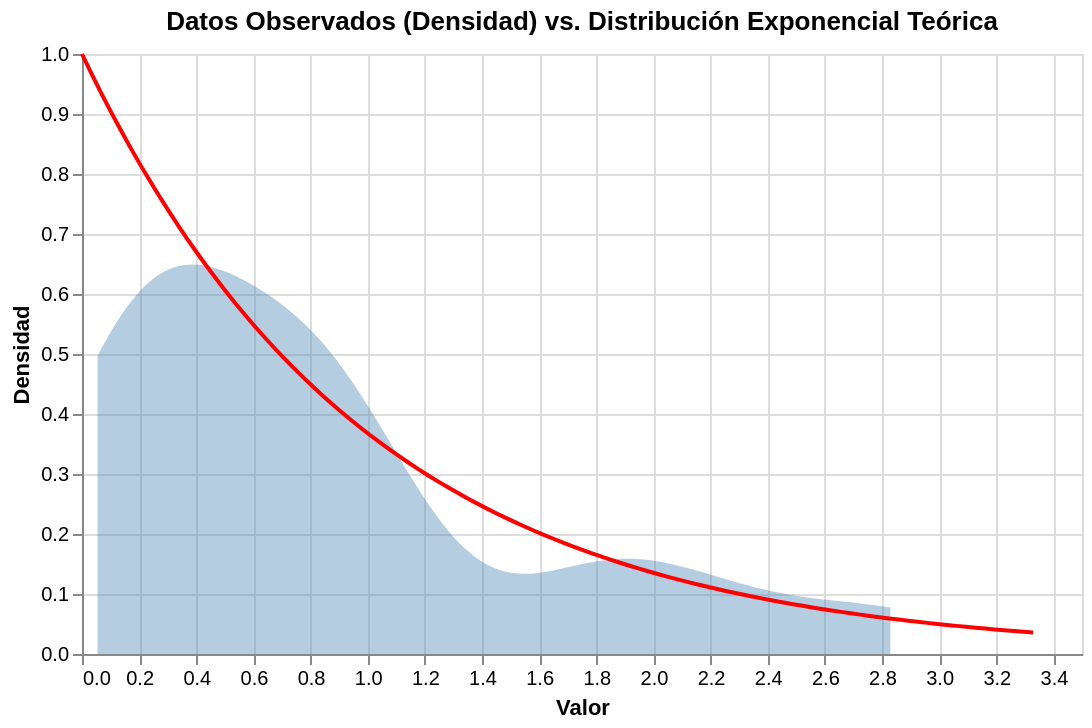

The notebook cell saved with this chart:
### Code cell
import pandas as pd
import altair as alt
import numpy as np

# 1. Preparar los datos observados
df_data = pd.DataFrame({'valores': data})

# 2. Generar los datos para la curva teórica (Distribución Exponencial con escala = 1.0)
x_teorico = np.linspace(0, df_data['valores'].max() + 0.5, 100)
y_teorico = np.exp(-x_teorico)
df_teorico = pd.DataFrame({'x': x_teorico, 'y': y_teorico})

# 3. Crear el histograma / densidad observada utilizando transform_density
hist_densidad = alt.Chart(df_data).transform_density(
    'valores',
    as_=['valores', 'density']
).mark_area(opacity=0.4, color='steelblue').encode(
    alt.X('valores:Q', title='Valor'),
    alt.Y('density:Q', title='Densidad')
)

# 4. Crear la línea para la distribución teórica
linea = alt.Chart(df_teorico).mark_line(color='red', size=2).encode(
    x='x:Q',
    y='y:Q'
)

# 5. Combinar y mostrar la gráfica
grafica = (hist_densidad + linea).properties(
    title='Datos Observados (Densidad) vs. Distribución Exponencial Teórica',
    width=500,
    height=300
)

grafica

### Figure 1 — Vega-Lite specification as saved in the notebook (floating-point values rounded to 4 significant figures)
{"config": {"view": {"continuousWidth": 300, "continuousHeight": 300}}, "layer": [{"data": {"name": "data-769774311d46774fa42556aa05bc4bb4"}, "mark": {"type": "area", "color": "steelblue", "opacity": 0.4}, "encoding": {"x": {"field": "valores", "title": "Valor", "type": "quantitative"}, "y": {"field": "density", "title": "Densidad", "type": "quantitative"}}, "transform": [{"density": "valores", "as": ["valores", "density"]}]}, {"data": {"name": "data-54f5ae6fa48d6416c5c048886eff4ecf"}, "mark": {"type": "line", "color": "red", "size": 2}, "encoding": {"x": {"field": "x", "type": "quantitative"}, "y": {"field": "y", "type": "quantitative"}}}], "height": 300, "title": "Datos Observados (Densidad) vs. Distribución Exponencial Teórica", "width": 500, "$schema": "https://vega.github.io/schema/vega-lite/v5.20.1.json", "datasets": {"data-769774311d46774fa42556aa05bc4bb4": [{"valores": 0.494}, {"valores": 0.9125}, {"valores": 0.738}, {"valores": 1.856}, {"valores": 0.05425}, {"valores": 2.266}, {"valores": 0.9546}, {"valores": 0.8087}, {"valores": 0.2091}, {"valores": 0.09112}, {"valores": 0.5304}, {"valores": 0.2439}, {"valores": 0.4073}, {"valores": 2.829}, {"valores": 0.2698}, {"valores": 0.9752}, {"valores": 0.2472}, {"valores": 0.866}, {"valores": 0.102}, {"valores": 1.785}], "data-54f5ae6fa48d6416c5c048886eff4ecf": [{"x": 0.0, "y": 1.0}, {"x": 0.03363, "y": 0.9669}, {"x": 0.06726, "y": 0.935}, {"x": 0.1009, "y": 0.904}, {"x": 0.1345, "y": 0.8741}, {"x": 0.1681, "y": 0.8452}, {"x": 0.2018, "y": 0.8173}, {"x": 0.2354, "y": 0.7903}, {"x": 0.269, "y": 0.7641}, {"x": 0.3027, "y": 0.7389}, {"x": 0.3363, "y": 0.7144}, {"x": 0.3699, "y": 0.6908}, {"x": 0.4035, "y": 0.668}, {"x": 0.4372, "y": 0.6459}, {"x": 0.4708, "y": 0.6245}, {"x": 0.5044, "y": 0.6039}, {"x": 0.538, "y": 0.5839}, {"x": 0.5717, "y": 0.5646}, {"x": 0.6053, "y": 0.5459}, {"x": 0.6389, "y": 0.5279}, {"x": 0.6726, "y": 0.5104}, {"x": 0.7062, "y": 0.4935}, {"x": 0.7398, "y": 0.4772}, {"x": 0.7734, "y": 0.4614}, {"x": 0.8071, "y": 0.4462}, {"x": 0.8407, "y": 0.4314}, {"x": 0.8743, "y": 0.4171}, {"x": 0.908, "y": 0.4033}, {"x": 0.9416, "y": 0.39}, {"x": 0.9752, "y": 0.3771}, {"x": 1.009, "y": 0.3646}, {"x": 1.042, "y": 0.3526}, {"x": 1.076, "y": 0.3409}, {"x": 1.11, "y": 0.3296}, {"x": 1.143, "y": 0.3187}, {"x": 1.177, "y": 0.3082}, {"x": 1.211, "y": 0.298}, {"x": 1.244, "y": 0.2882}, {"x": 1.278, "y": 0.2786}, {"x": 1.311, "y": 0.2694}, {"x": 1.345, "y": 0.2605}, {"x": 1.379, "y": 0.2519}, {"x": 1.412, "y": 0.2436}, {"x": 1.446, "y": 0.2355}, {"x": 1.48, "y": 0.2277}, {"x": 1.513, "y": 0.2202}, {"x": 1.547, "y": 0.2129}, {"x": 1.581, "y": 0.2059}, {"x": 1.614, "y": 0.1991}, {"x": 1.648, "y": 0.1925}, {"x": 1.681, "y": 0.1861}, {"x": 1.715, "y": 0.18}, {"x": 1.749, "y": 0.174}, {"x": 1.782, "y": 0.1683}, {"x": 1.816, "y": 0.1627}, {"x": 1.85, "y": 0.1573}, {"x": 1.883, "y": 0.1521}, {"x": 1.917, "y": 0.1471}, {"x": 1.95, "y": 0.1422}, {"x": 1.984, "y": 0.1375}, {"x": 2.018, "y": 0.133}, {"x": 2.051, "y": 0.1286}, {"x": 2.085, "y": 0.1243}, {"x": 2.119, "y": 0.1202}, {"x": 2.152, "y": 0.1162}, {"x": 2.186, "y": 0.1124}, {"x": 2.219, "y": 0.1087}, {"x": 2.253, "y": 0.1051}, {"x": 2.287, "y": 0.1016}, {"x": 2.32, "y": 0.09824}, {"x": 2.354, "y": 0.09499}, {"x": 2.388, "y": 0.09185}, {"x": 2.421, "y": 0.08881}, {"x": 2.455, "y": 0.08588}, {"x": 2.488, "y": 0.08304}, {"x": 2.522, "y": 0.08029}, {"x": 2.556, "y": 0.07764}, {"x": 2.589, "y": 0.07507}, {"x": 2.623, "y": 0.07259}, {"x": 2.657, "y": 0.07019}, {"x": 2.69, "y": 0.06786}, {"x": 2.724, "y": 0.06562}, {"x": 2.757, "y": 0.06345}, {"x": 2.791, "y": 0.06135}, {"x": 2.825, "y": 0.05932}, {"x": 2.858, "y": 0.05736}, {"x": 2.892, "y": 0.05546}, {"x": 2.926, "y": 0.05363}, {"x": 2.959, "y": 0.05186}, {"x": 2.993, "y": 0.05014}, {"x": 3.027, "y": 0.04848}, {"x": 3.06, "y": 0.04688}, {"x": 3.094, "y": 0.04533}, {"x": 3.127, "y": 0.04383}, {"x": 3.161, "y": 0.04238}, {"x": 3.195, "y": 0.04098}, {"x": 3.228, "y": 0.03963}, {"x": 3.262, "y": 0.03831}, {"x": 3.296, "y": 0.03705}, {"x": 3.329, "y": 0.03582}]}}
